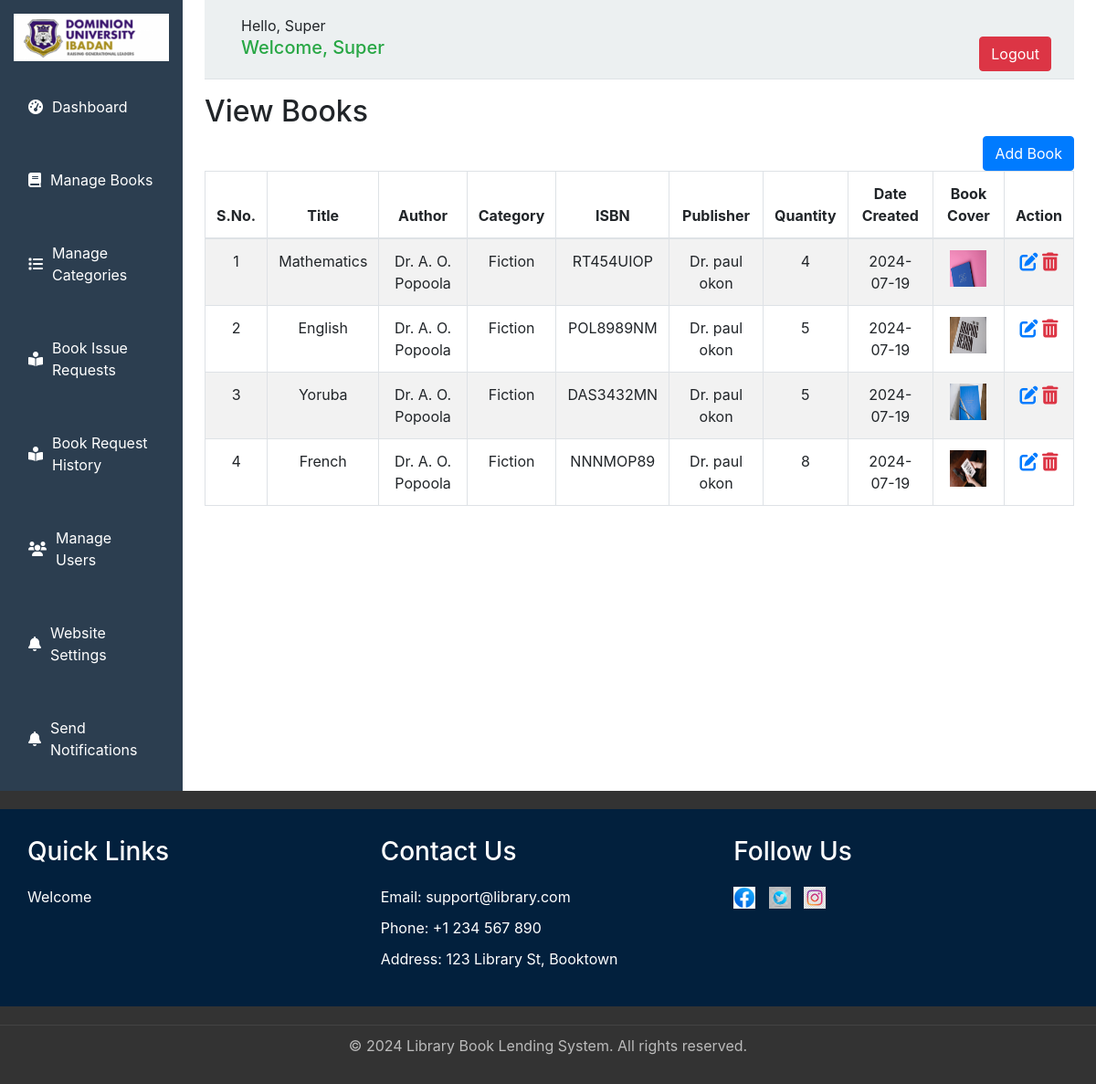
Screenshot of /admin/manage-books.php (signed in) with the database file from the repository.
### tables this page shows
CREATE TABLE `settings` (
  `setting_id` int(11) NOT NULL,
  `title` varchar(255) NOT NULL,
  `logo` varchar(255) NOT NULL,
  `max_upload` int(11) NOT NULL,
  `about` text NOT NULL,
  `fine` int(11) NOT NULL,
  `borrow_days` int(11) NOT NULL
);

CREATE TABLE `users` (
  `user_id` int(11) NOT NULL,
  `firstname` varchar(50) NOT NULL,
  `lastname` varchar(50) NOT NULL,
  `id_number` varchar(50) NOT NULL,
  `phonenumber` varchar(20) NOT NULL,
  `email` varchar(255) NOT NULL,
  `password` varchar(255) NOT NULL,
  `user_role` varchar(50) NOT NULL
);

CREATE TABLE `books` (
  `book_id` int(11) NOT NULL,
  `title` varchar(255) NOT NULL,
  `description` text NOT NULL,
  `author` varchar(255) NOT NULL,
  `category_id` int(11) NOT NULL,
  `isbn` varchar(100) NOT NULL,
  `publisher` varchar(255) NOT NULL,
  `quantity` int(11) NOT NULL,
  `cover` varchar(255) NOT NULL,
  `created_on` date NOT NULL,
  `updated_on` datetime NOT NULL DEFAULT current_timestamp(),
  `user_id` int(11) NOT NULL,
  `status` tinyint(1) NOT NULL DEFAULT 1
);

CREATE TABLE `categories` (
  `category_id` int(11) NOT NULL,
  `name` varchar(255) NOT NULL,
  `description` text NOT NULL,
  `updated_on` datetime NOT NULL DEFAULT current_timestamp()
);

### admin/adminDatabase/db.php (called while the page is built, shortened)
<?php
require('connect.php');
function executeQuery($sql, $data){
    global $conn;
    $stmt = $conn->prepare($sql);
    $values = array_values($data);
    $types = str_repeat('s', count($values));
    $stmt->bind_param($types, ...$values);
    $stmt->execute();
    return $stmt;
}
function selectAll($table, $conditions = []){
    global $conn;
    $sql = "SELECT * FROM $table ";
    if (empty($conditions)) {
        $stmt = $conn->prepare($sql);
        $stmt->execute();
        $records = $stmt->get_result()->fetch_all(MYSQLI_ASSOC);
        return $records;
    }
}
function selectOne($table, $conditions){
    $sql = "SELECT * FROM $table ";
    $i = 0;
    foreach ($conditions as $key => $value) {
        if ($i === 0) {
            $sql = $sql . " WHERE $key=?";
        }else{
            $sql = $sql . " AND $key=?";
        }
        $i++;
    }
    $sql = $sql . " LIMIT 1";
    $stmt = executeQuery($sql, $conditions);
    $records = $stmt->get_result()->fetch_assoc();
    return $records;
}

### admin/adminControllers/books.php (called while the page is built, shortened)
<?php
include(base_app . "adminDatabase/db.php");
$table = 'books';
$books = selectAll($table);

### admin/manage-books.php (the view, shortened to what this page needs)
<?php
include './adminControllers/books.php';
include './adminIncludes/header.php';
include './adminIncludes/sidebar.php';
?>
            <main role="main" class="col-md-9 ml-sm-auto col-lg-10 px-md-4">
            <?php include './adminIncludes/topnav.php' ?>
                <div id="view-books">
                    <h2>View Books</h2>
                    <a href="./add-book.php" class="btn btn-primary float-right">Add Book</a>
                    <div class="table-responsive">
                        <table class="table text-center table-striped table-bordered">
                            <thead>
                                <tr>
                                    <th>S.No.</th>
                                    <th>Title</th>
                                    <th>Author</th>
                                    <th>Category</th>
                                    <th>ISBN</th>
                                    <th>Publisher</th>
                                    <th>Quantity</th>
                                    <th>Date Created</th>
                                    <th>Book Cover</th>
                                    <th>Action</th>
                                </tr>
                            </thead>
                            <tbody id="books-list">
                                <?php foreach ($books as $key => $row) {
                                    $category_id = $row['category_id'];
                                    $category = selectOne('categories', ['category_id' => $category_id]);
                                    ?>
                                <tr>
                                    <td><?= $key + 1 ?></td>
                                    <td><?= $row['title'] ?></td>
                                    <td><?= $row['author'] ?></td>
                                    <td><?= $category['name'] ?></td>
                                    <td><?= $row['isbn'] ?></td>
                                    <td><?= $row['publisher'] ?></td>
                                    <td><?= $row['quantity'] ?></td>
                                    <td><?= $row['created_on'] ?></td>
                                    <td><img src="./uploads/<?= $row['cover'] ?>" width="40px" height="40px" alt=""></td>
                                    <td>
                                    <a href="edit-book.php?book_id=<?= $row['book_id']; ?>" class="text-primary editBtn"><i class="fas fa-edit fa-lg"></i></a>
                                    <a href="manage-books.php?del_book_id=<?= $row['book_id']; ?>" onclick="myFunction()" class="text-danger delBtn"><i class="fas fa-trash-alt fa-lg"></i></a>
                                    </td>
                                </tr>
                                <?php } ?>
                            </tbody>
                        </table>
                    </div>
                </div>
            </main>
        </div>
    </div>
    <?php include './adminIncludes/footer.php' ?>

### admin/adminIncludes/header.php (shortened to what this page needs)
<?php
$setting = selectOne('settings', ['setting_id' => 1]);
?>
<!DOCTYPE html>
<html lang="en">
<head>
    <link rel="stylesheet" href="./css/admin-dashboard.css">
    <link rel="stylesheet" href="https://cdnjs.cloudflare.com/ajax/libs/font-awesome/6.0.0-beta3/css/all.min.css">
    <link rel="stylesheet" href="./css/bootstrap.min.css">
    <link rel="stylesheet" href="https://cdn.datatables.net/2.0.8/css/dataTables.dataTables.min.css">
</head>
<body>
    <div class="container-fluid">
        <div class="row">

### admin/adminIncludes/sidebar.php
<aside class="sidebar col-md-3 col-lg-2 p-0">
    <div class="logo text-center">
        <img src="./uploads/<?= $setting['logo'] ?>" alt="Dominion University Library" class="img-fluid">
    </div>
    <nav class="menu">
        <ul class="nav flex-column">
            <li class="nav-item"><a href="./" class="nav-link"><i class="fas fa-tachometer-alt"></i> Dashboard</a></li>
            <li class="nav-item"><a href="./manage-books.php" class="nav-link"><i class="fas fa-book"></i> Manage
                    Books</a></li>
            <li class="nav-item"><a href="./category.php" class="nav-link"><i class="fas fa-list"></i> Manage
                    Categories</a></li>
            <li class="nav-item"><a href="./book-request.php" class="nav-link"><i class="fas fa-book-reader"></i> Book
                    Issue Requests</a></li>
            <li class="nav-item"><a href="./book-request-history.php" class="nav-link"><i
                        class="fas fa-book-reader"></i> Book Request History</a></li>
            <?php if (isset($_SESSION['book_user_role']) && $_SESSION['book_user_role'] == 'super_admin') { ?>
                <li class="nav-item"><a href="./manage-users.php" class="nav-link"><i class="fas fa-users"></i> Manage
                        Users</a></li>
                <li class="nav-item"><a href="./settings.php" class="nav-link"><i class="fas fa-bell"></i> Website
                        Settings</a></li>
            <?php } ?>
            <li class="nav-item"><a href="./notification.php" class="nav-link"><i class="fas fa-bell"></i> Send
                    Notifications</a></li>
        </ul>
    </nav>
</aside>

### admin/adminIncludes/topnav.php
<?php
     if (isset($_SESSION['book_user_id']) && $_SESSION['book_user_role'] == 'admin' || $_SESSION['book_user_role'] == 'super_admin'){
        $user_avatar = selectOne('users', ['user_id' => $_SESSION['book_user_id']])
?>
<header class="d-flex justify-content-between flex-wrap flex-md-nowrap align-items-center pt-3 pb-2 mb-3 border-bottom">
                    <div class="user-info col-lg-12">
                        <div class="col-lg-6">Hello, <?= $user_avatar['firstname'] ?></div>
                        <a href="../logout.php" class="btn btn-danger float-right" onclick="myFunction()">Logout</a>
                        <?php include './adminIncludes/messages.php' ?>
                    </div>
                </header>
<?php } ?>

### admin/adminIncludes/messages.php (shortened to what this page needs)
<?php if(isset($_SESSION['message'])): ?>
    <div class="col-lg-12 <?php echo $_SESSION['type']; ?>">
        <p class="h5">
            <?= $_SESSION['message'];
            ?>
        </p>
    </div>
<?php endif; ?>

### admin/adminIncludes/footer.php (shortened to what this page needs)
<footer>
        <div class="footer-container">
            <div class="footer-column">
                <h3>Quick Links</h3>
                <ul>
                    <li><a href="welcome.html">Welcome</a></li>
                </ul>
            </div>
            <div class="footer-column">
                <h3>Contact Us</h3>
                <p>Email: support@library.com</p>
                <p>Phone: +1 234 567 890</p>
                <p>Address: 123 Library St, Booktown</p>
            </div>
            <div class="footer-column">
                <h3>Follow Us</h3>
                <div class="social-icons">
                    <a href="#"><img src="./img/Facebook Icon Social Media PNG & SVG Design For T-Shirts.jpg" alt="Facebook"></a>
                    <a href="#"><img src="./img/Premium PSD _ Social media icon twitter 3d.jpg" alt="Twitter"></a>
                    <a href="#"><img src="./img/Instagram PNG - Free Download.jpg" alt="Instagram"></a>
                </div>
            </div>
        </div>
        <div class="footer-bottom">
            <p>&copy; 2024 Library Book Lending System. All rights reserved.</p>
        </div>
    </footer>
</body>
</html>

### admin/css/admin-dashboard.css (style rules this page uses)
.sidebar { background-color: #2c3e50; padding: 15px; position: fixed; top: 0; bottom: 0; width: 250px; overflow-y: auto; }
.sidebar .logo img { max-width: 100%; height: auto; }
.sidebar .menu ul { list-style: none; padding: 0; }
.sidebar .menu ul li { margin-bottom: 10px; }
.sidebar .menu ul li a { color: #fff; text-decoration: none; }
.sidebar .menu ul li a i { margin-right: 10px; }
.footer-container { display: flex; flex-wrap: wrap; justify-content: space-between; padding: 20px; background-color: #02203d; }
.footer-column { flex: 1; margin: 10px; }
.footer-bottom { text-align: center; padding: 10px; }
.social-icons a { margin-right: 10px; }
.social-icons img { width: 32px; height: 32px; }
* { margin: 0; padding: 0; box-sizing: border-box; }
body { font-family: 'Arial', sans-serif; background-color: #f4f4f4; color: #333; }
.sidebar { width: 250px; background-color: #2c3e50; color: #fff; }
.sidebar .logo img { width: 100%; padding: 15px; }
.sidebar .menu ul { list-style: none; }
.sidebar .menu ul li { padding: 15px; text-align: left; }
.sidebar .menu ul li a { color: #fff; text-decoration: none; display: flex; align-items: center; }
header { display: flex; justify-content: flex-end; padding: 10px; background-color: #ecf0f1; border-bottom: 1px solid #bdc3c7; }
.user-info { font-size: 16px; }
footer { background-color: #333; color: white; padding: 20px 0; }
.footer-container { display: flex; justify-content: space-around; flex-wrap: wrap; max-width: 1200px; margin: 0 auto; padding: 20px; }
.footer-column { flex: 1; min-width: 250px; margin: 10px; }
.footer-column h3 { margin-bottom: 20px; color: #fff; }
.footer-column ul { list-style: none; padding: 0; }
.footer-column ul li { margin-bottom: 10px; }
.footer-column ul li a { color: #fff; text-decoration: none; transition: color 0.3s; }
.footer-column p { margin: 0 0 10px; }
.social-icons a { display: inline-block; margin-right: 10px; }
.social-icons img { width: 24px; height: 24px; }
.footer-bottom { text-align: center; margin-top: 20px; padding-top: 10px; border-top: 1px solid #444; }
.footer-bottom p { margin: 0; color: #bbb; }

### rows the page displays
settings: logo (picture)
users: firstname "Super"
books: title "Mathematics", author "Dr. A. O. Popoola", category.name "Fiction", isbn "RT454UIOP", publisher "Dr. paul okon", quantity "4", created_on "2024-07-19", cover (picture)
books: title "English", author "Dr. A. O. Popoola", category.name "Fiction", isbn "POL8989NM", publisher "Dr. paul okon", quantity "5", created_on "2024-07-19", cover (picture)
books: title "Yoruba", author "Dr. A. O. Popoola", category.name "Fiction", isbn "DAS3432MN", publisher "Dr. paul okon", quantity "5", created_on "2024-07-19", cover (picture)
books: title "French", author "Dr. A. O. Popoola", category.name "Fiction", isbn "NNNMOP89", publisher "Dr. paul okon", quantity "8", created_on "2024-07-19", cover (picture)

### other values shown
$_SESSION['message'] "Welcome, Super"
